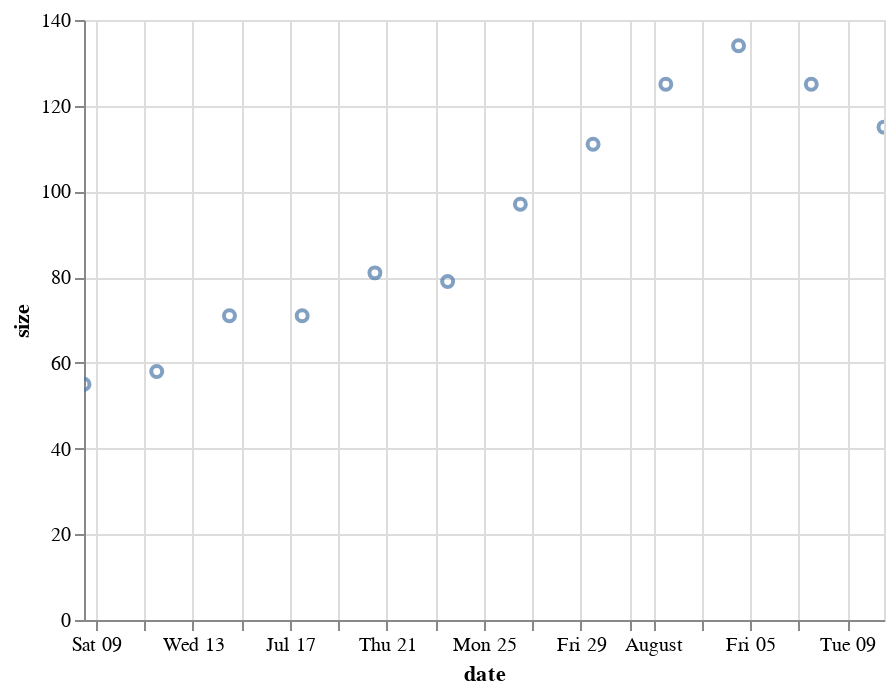

The notebook cell saved with this chart:
### Code cell
alt.Chart(df2).mark_point().encode(
        x="date",
        y="size"
).interactive()

### Figure 1 — Vega-Lite specification as saved in the notebook (floating-point values rounded to 4 significant figures)
{"config": {"view": {"continuousWidth": 400, "continuousHeight": 300}}, "data": {"name": "data-7da4ccd93fd8ee593d35c568f95dde5b"}, "mark": "point", "encoding": {"x": {"field": "date", "type": "temporal"}, "y": {"field": "size", "type": "quantitative"}}, "selection": {"selector032": {"type": "interval", "bind": "scales", "encodings": ["x", "y"]}}, "$schema": "https://vega.github.io/schema/vega-lite/v4.17.0.json", "datasets": {"data-7da4ccd93fd8ee593d35c568f95dde5b": [{"date": "2022-07-08T12:24:37.527502", "size": 55}, {"date": "2022-07-11T12:24:37.527502", "size": 58}, {"date": "2022-07-14T12:24:37.527502", "size": 71}, {"date": "2022-07-17T12:24:37.527502", "size": 71}, {"date": "2022-07-20T12:24:37.527502", "size": 81}, {"date": "2022-07-23T12:24:37.527502", "size": 79}, {"date": "2022-07-26T12:24:37.527502", "size": 97}, {"date": "2022-07-29T12:24:37.527502", "size": 111}, {"date": "2022-08-01T12:24:37.527502", "size": 125}, {"date": "2022-08-04T12:24:37.527502", "size": 134}, {"date": "2022-08-07T12:24:37.527502", "size": 125}, {"date": "2022-08-10T12:24:37.527502", "size": 115}]}}
